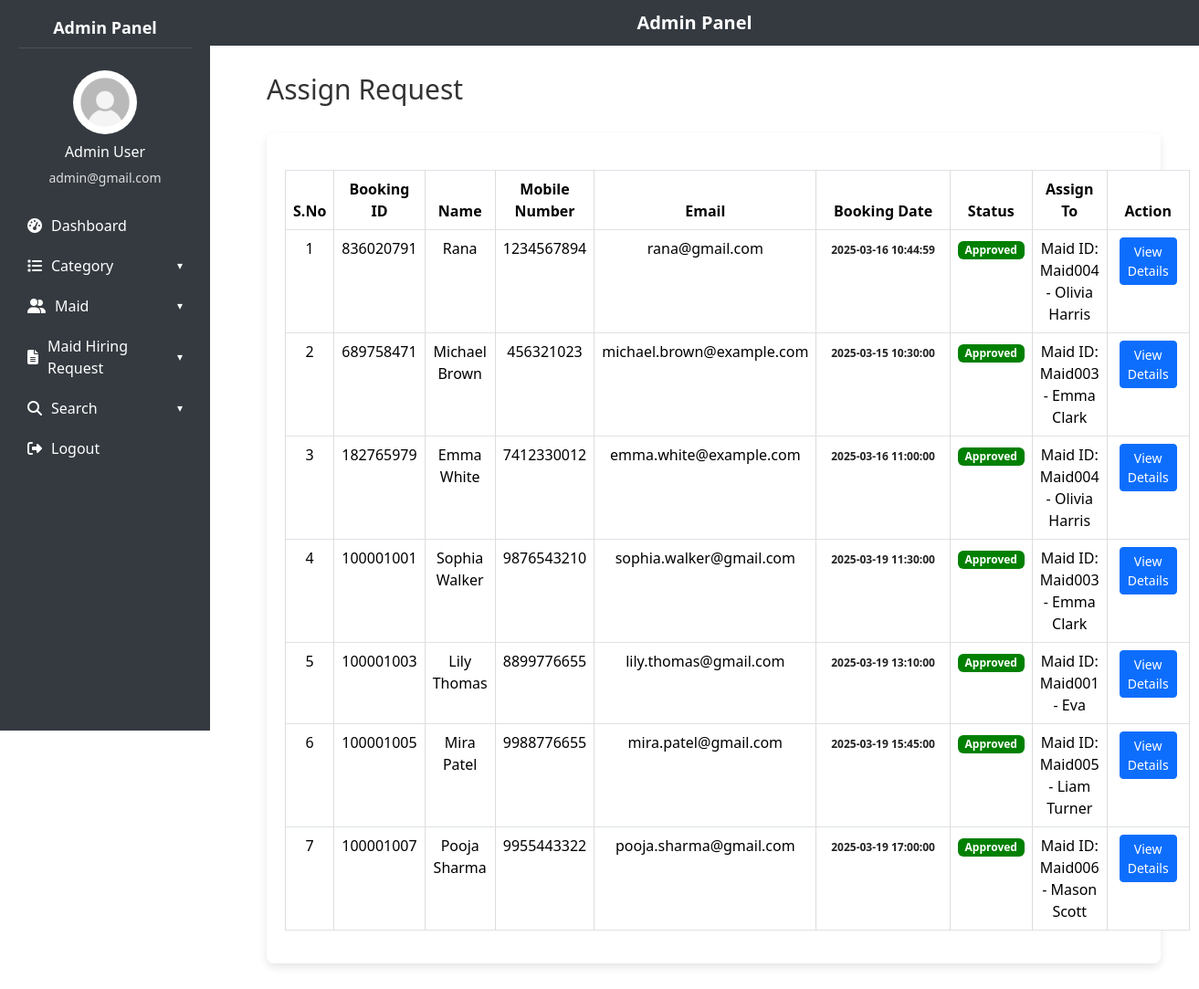
The app's page /admin/assign-request.php (signed in) with its own data.
### tables this page shows
CREATE TABLE `maidbooking` (
  `ID` int(11) NOT NULL,
  `BookingID` bigint(20) NOT NULL,
  `CatID` int(11) NOT NULL,
  `Name` varchar(255) NOT NULL,
  `ContactNumber` bigint(20) NOT NULL,
  `Email` varchar(255) NOT NULL,
  `Address` text NOT NULL,
  `Gender` enum('Male','Female','Other') DEFAULT NULL,
  `WorkingShiftFrom` time NOT NULL,
  `WorkingShiftTo` time NOT NULL,
  `StartDate` date NOT NULL,
  `BookingDate` datetime NOT NULL,
  `Remark` text DEFAULT NULL,
  `Status` enum('Pending','Approved','Cancelled','Completed') DEFAULT NULL,
  `UpdationDate` datetime NOT NULL,
  `AssignTo` varchar(50) DEFAULT NULL
);

CREATE TABLE `maid` (
  `ID` int(11) NOT NULL,
  `CatID` int(11) NOT NULL,
  `MaidID` varchar(50) NOT NULL,
  `Name` varchar(255) NOT NULL,
  `Email` varchar(255) NOT NULL,
  `ContactNumber` bigint(20) NOT NULL,
  `Gender` enum('Male','Female','Other') NOT NULL,
  `Experience` int(11) NOT NULL,
  `DateOfBirth` date DEFAULT NULL,
  `Address` text NOT NULL,
  `Description` text NOT NULL,
  `IdProof` varchar(255) NOT NULL,
  `RegDate` datetime NOT NULL
);

### admin/assign-request.php (the view, shortened to what this page needs)
<?php
include('../dbconnection.php');
if (strlen($_SESSION['homecare_db'] == 0)) {
    header('location:logout.php');
} else {
?>
<!DOCTYPE html>
<html lang="en">
<head>
</head>
<body class="inner_page tables_page">
    <div class="full_container">
        <div class="inner_container">
            <?php include_once('sidebar.php'); ?>
            <?php include_once('header.php'); ?>
            <div id="content">
                <div class="midde_cont">
                    <div class="container-fluid">
                        <div class="row column_title">
                            <div class="col-md-12">
                                <div class="page_title">
                                    <h2>Assign Request</h2>
                                </div>
                            </div>
                        </div>
                        <div class="row">
                            <div class="col-md-12">
                                <div class="table_section">
                                    <div class="table-responsive-sm">
                                        <table class="table table-bordered">
                                            <thead>
                                                <tr>
                                                    <th class="text-center">S.No</th>
                                                    <th>Booking ID</th>
                                                    <th>Name</th>
                                                    <th>Mobile Number</th>
                                                    <th>Email</th>
                                                    <th>Booking Date</th>
                                                    <th>Status</th>
                                                    <th>Assign To</th>
                                                    <th style="width: 15%;">Action</th>
                                                </tr>
                                            </thead>
                                            <tbody>
                                                <?php
                                                $sql = "SELECT * from maidbooking where Status='Approved'";
                                                $query = $dbh->prepare($sql);
                                                $query->execute();
                                                $results = $query->fetchAll(PDO::FETCH_OBJ);
                                                $cnt = 1;
                                                if ($query->rowCount() > 0) {
                                                    foreach ($results as $row) {
                                                ?>
                                                        <tr>
                                                            <td class="text-center"><?php echo htmlentities($cnt); ?></td>
                                                            <td><?php echo htmlentities($row->BookingID); ?></td>
                                                            <td><?php echo htmlentities($row->Name); ?></td>
                                                            <td><?php echo htmlentities($row->ContactNumber); ?></td>
                                                            <td><?php echo htmlentities($row->Email); ?></td>
                                                            <td>
                                                                <span class="badge badge-primary" style="color: #222;">
                                                                    <?php echo htmlentities($row->BookingDate); ?>
                                                                </span>
                                                            </td>
                                                            <td>
                                                                <?php if ($row->Status == "") {
                                                                    echo "Not Updated Yet";
                                                                } else { ?>
                                                                    <span class="badge badge-primary" style="color: #fff;background-color:green"><?php echo htmlentities($row->Status); ?></span>
                                                                <?php } ?>
                                                            </td>
                                                            <?php
                                                            $maidNameDisplay = "Not Assigned";
                                                            if (!empty($row->AssignTo)) {
                                                                $maidQuery = $dbh->prepare("SELECT ID, MaidID, Name FROM maid WHERE MaidID = :maidID");
                                                                $maidQuery->bindParam(':maidID', $row->AssignTo, PDO::PARAM_STR);
                                                                $maidQuery->execute();
                                                                $maid = $maidQuery->fetch(PDO::FETCH_OBJ);
                                                                if ($maid) {
                                                                    $maidNameDisplay = "Maid ID: " . htmlentities($maid->MaidID) . " - " . htmlentities($maid->Name);
                                                                } else {
                                                                    $maidNameDisplay = "Maid Not Found";
                                                                }
                                                            }
                                                            ?>
                                                            <td><?php echo $maidNameDisplay; ?></td>
                                                            <td>
                                                                <a href="view-booking-detail.php?editid=<?php echo htmlentities($row->ID); ?>&bookingid=<?php echo htmlentities($row->BookingID); ?>" class="btn btn-primary btn-sm">View Details</a>
                                                            </td>
                                                        </tr>
                                                <?php
                                                        $cnt++;
                                                    }
                                                }
                                                ?>
                                            </tbody>
                                        </table>
                                    </div>
                                </div>
                            </div>
                        </div>
                    </div>
                </div>
            </div>
        </div>
    </div>
</body>
</html>
<?php } ?>

### admin/sidebar.php (shortened to what this page needs)
<head>
<link rel="stylesheet" href="https://cdnjs.cloudflare.com/ajax/libs/font-awesome/6.4.2/css/all.min.css">
</head>
<div class="sidebar">
    <h4 class="text-center mb-4">Admin Panel</h4>
    <div class="user-profile text-center">
        <img src="../images/admin_img.jpg" alt="Admin" class="user-img">
        <?php
        $aid = $_SESSION['homecare_db'];
        $sql = "SELECT AdminName, Email FROM admin WHERE ID=:aid";
        $query = $dbh->prepare($sql);
        $query->bindParam(':aid', $aid, PDO::PARAM_STR);
        $query->execute();
        $results = $query->fetchAll(PDO::FETCH_OBJ);
        if ($query->rowCount() > 0) {
            foreach ($results as $row) { ?>
                <h6><?php echo htmlentities($row->AdminName); ?></h6>
                <p class="email"><?php echo htmlentities($row->Email); ?></p>
            <?php }
        } ?>
    </div>
    <ul class="sidebar-menu">
        <li><a href="dashboard.php"><i class="fa fa-tachometer-alt"></i> Dashboard</a></li>
        <li class="toggle">
            <a href="#"><i class="fa fa-list"></i> Category <span class="arrow">&#9662;</span></a>
        </li>
        <li class="toggle">
            <a href="#"><i class="fa fa-user-friends"></i> Maid <span class="arrow">&#9662;</span></a>
        </li>
        <li class="toggle">
            <a href="#"><i class="fa fa-file-alt"></i> Maid Hiring Request <span class="arrow">&#9662;</span></a>
        </li>
        <li class="toggle">
            <a href="#"><i class="fa fa-search"></i> Search <span class="arrow">&#9662;</span></a>
        </li>
        <li><a href="logout.php"><i class="fa fa-sign-out-alt"></i> Logout</a></li>
    </ul>
</div>

### admin/assign-request.php (style rules this page uses)
body { font-family: 'Arial', sans-serif; background-color: #f7f7f7; color: #333; margin: 0; padding: 0; box-sizing: border-box; }
#content { margin-left: 250px; padding: 30px; }
.page_title h2 { font-size: 30px; color: #333; margin-bottom: 30px; }
.table_section { background-color: #fff; padding: 20px; border-radius: 8px; box-shadow: 0 4px 10px rgba(0, 0, 0, 0.1); }
.table-responsive-sm { margin-top: 20px; }
.table { width: 100%; margin: 0; border-collapse: collapse; }
.table th, .table td { padding: 15px; text-align: center; border: 1px solid #ddd; font-size: 16px; }
.table th { background-color: #2980b9; color: white; }
.table tr:nth-child(even) { background-color: #f9f9f9; }
.btn { padding: 8px 15px; font-size: 14px; border-radius: 4px; cursor: pointer; text-decoration: none; margin: 0 5px; display: inline-block; text-align: center; }
.btn-primary { background-color: #007bff; color: #fff; border: none; }

### admin/sidebar.php (style rules this page uses)
.sidebar { width: 230px; background: #343a40; color: white; height: 100vh; padding: 20px; position: fixed; left: 0; top: 0; overflow-y: auto; }
.sidebar h4 { font-size: 18px; font-weight: bold; text-align: center; padding-bottom: 10px; border-bottom: 1px solid #495057; }
.user-profile { margin-bottom: 20px; flex-direction: column; }
.user-img { width: 70px; height: 70px; border-radius: 50%; margin-bottom: 10px; }
.email { font-size: 14px; color: #ddd; }
.sidebar-menu { list-style: none; padding: 0; margin: 0; }
.sidebar-menu li { padding: 10px; transition: 0.3s; }
.sidebar-menu li a { color: white; text-decoration: none; display: flex; align-items: center; font-size: 16px; }
.sidebar-menu li i { margin-right: 10px; }
.arrow { margin-left: auto; font-size: 12px; }

### records on screen
maidbooking: BookingID "836020791", Name "Rana", ContactNumber "1234567894", Email "rana@gmail.com", BookingDate "2025-03-16 10:44:59", Status "Approved", maid.MaidID+Name "Maid ID: Maid004 - Olivia Harris"
maidbooking: BookingID "689758471", Name "Michael Brown", ContactNumber "456321023", Email "michael.brown@example.com", BookingDate "2025-03-15 10:30:00", Status "Approved", maid.MaidID+Name "Maid ID: Maid003 - Emma Clark"
maidbooking: BookingID "182765979", Name "Emma White", ContactNumber "7412330012", Email "emma.white@example.com", BookingDate "2025-03-16 11:00:00", Status "Approved", maid.MaidID+Name "Maid ID: Maid004 - Olivia Harris"
maidbooking: BookingID "100001001", Name "Sophia Walker", ContactNumber "9876543210", Email "sophia.walker@gmail.com", BookingDate "2025-03-19 11:30:00", Status "Approved", maid.MaidID+Name "Maid ID: Maid003 - Emma Clark"
maidbooking: BookingID "100001003", Name "Lily Thomas", ContactNumber "8899776655", Email "lily.thomas@gmail.com", BookingDate "2025-03-19 13:10:00", Status "Approved", maid.MaidID+Name "Maid ID: Maid001 - Eva"
maidbooking: BookingID "100001005", Name "Mira Patel", ContactNumber "9988776655", Email "mira.patel@gmail.com", BookingDate "2025-03-19 15:45:00", Status "Approved", maid.MaidID+Name "Maid ID: Maid005 - Liam Turner"
maidbooking: BookingID "100001007", Name "Pooja Sharma", ContactNumber "9955443322", Email "pooja.sharma@gmail.com", BookingDate "2025-03-19 17:00:00", Status "Approved", maid.MaidID+Name "Maid ID: Maid006 - Mason Scott"

### other values on screen
$row->AdminName "Admin User"
$row->Email "admin@gmail.com"
